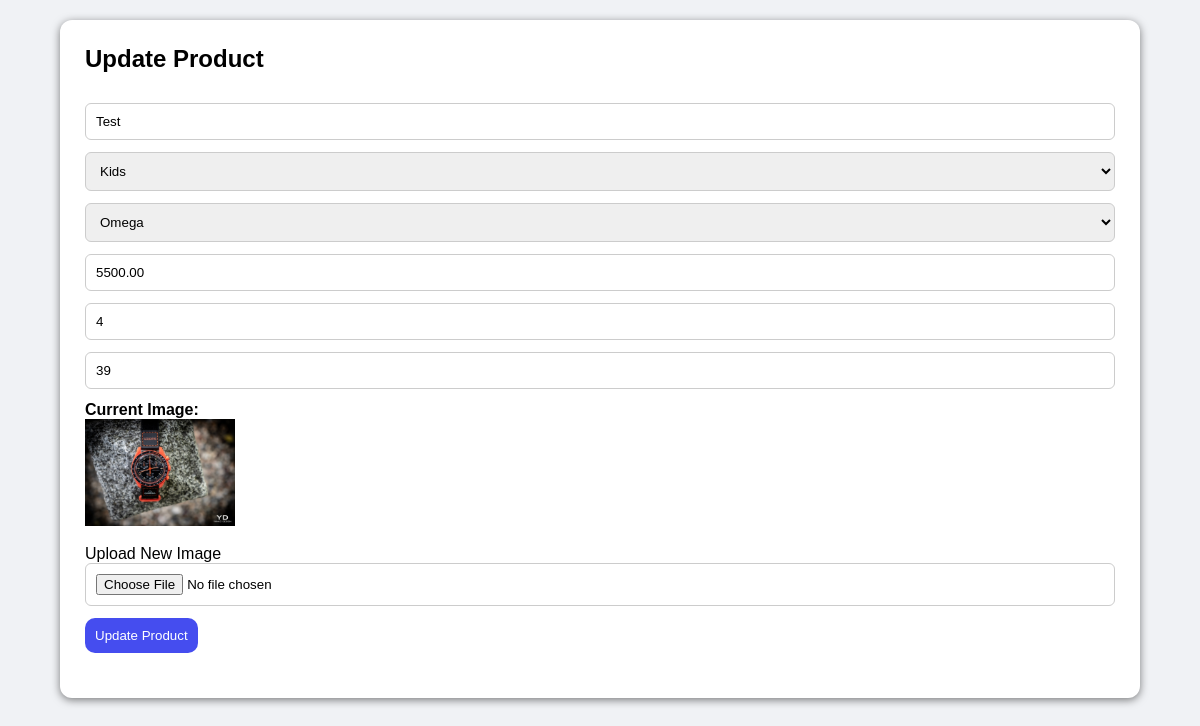
/update_product.php?id=0 (signed in), run on an earlier commit of the app's database.
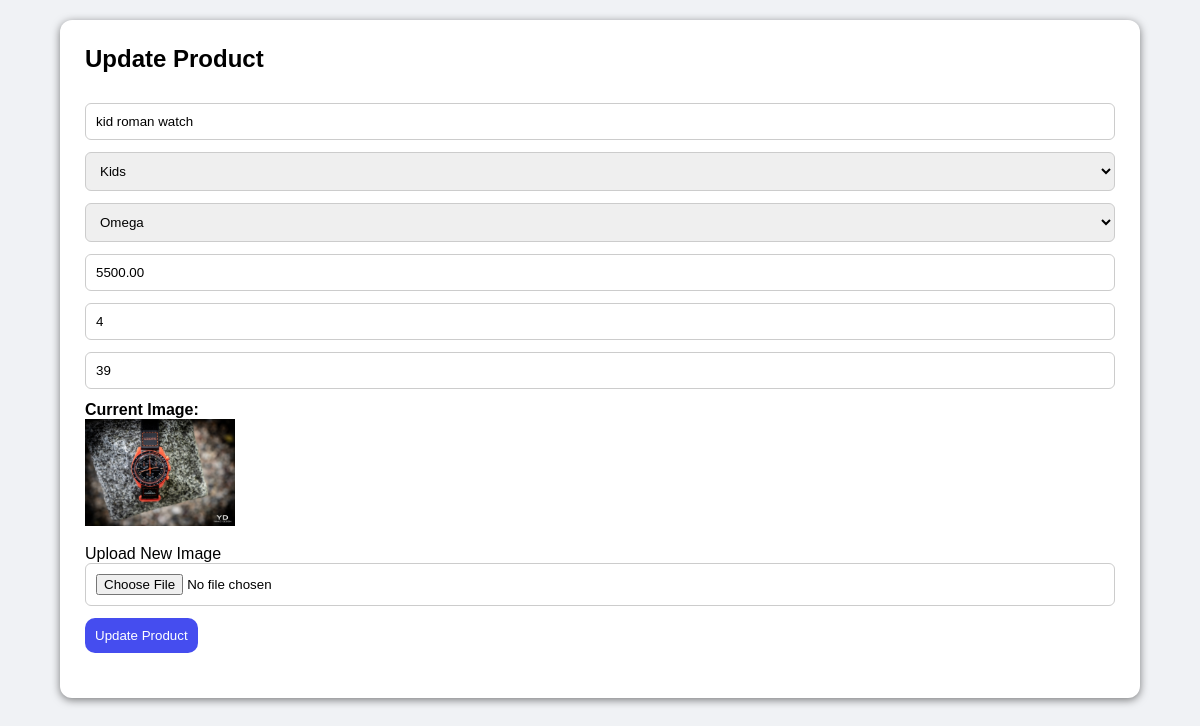
And on a later commit of the database.
### tables this page shows
CREATE TABLE `products` (
  `id` int(11) NOT NULL,
  `name` varchar(255) NOT NULL,
  `price` decimal(10,2) NOT NULL,
  `discount_percent` int(11) DEFAULT 0,
  `type` varchar(100) DEFAULT NULL,
  `brand` varchar(100) DEFAULT NULL,
  `image_path` varchar(255) DEFAULT NULL,
  `quantity` int(11) NOT NULL DEFAULT 0,
  `status` enum('active','inactive') NOT NULL DEFAULT 'active'
);

### update_product.php (the view, shortened to what this page needs)
<?php
include('auth.php');
$id = $_GET['id'];
$stmt = $conn->prepare("SELECT * FROM products WHERE id = ?");
$stmt->bind_param("i", $id);
$stmt->execute();
$product = $stmt->get_result()->fetch_assoc();
?>
<!DOCTYPE html>
<html>
<head>
  <link rel="stylesheet" href="./css/addedit.css">
</head>
<body>
<div class="form-container">
  <h2>Update Product</h2>
  <form method="post" enctype="multipart/form-data">
    <input name="name" type="text" value="<?= htmlspecialchars($product['name']) ?>" required>
    <select name="type" required>
      <?php foreach (['mens', 'womens', 'kids', 'boys', 'smart', 'couple'] as $type): ?>
        <option value="<?= $type ?>" <?= $product['type'] === $type ? 'selected' : '' ?>><?= ucfirst($type) ?></option>
      <?php endforeach; ?>
    </select>
    <select name="brand" required>
      <?php foreach (['rolex', 'omega', 'cartier', 'citizen'] as $brand): ?>
        <option value="<?= $brand ?>" <?= $product['brand'] === $brand ? 'selected' : '' ?>><?= ucfirst($brand) ?></option>
      <?php endforeach; ?>
    </select>
    <input name="price" type="number" step="0.01" value="<?= $product['price'] ?>" required>
    <input name="discount" type="number" value="<?= $product['discount_percent'] ?>" required>
    <input name="quantity" type="number" min="0" value="<?= $product['quantity'] ?>" required>
    <div style="margin-bottom: 15px;">
      <strong>Current Image:</strong><br>
      <?php if ($product['image_path']): ?>
        <img src="uploads/<?= $product['image_path'] ?>" alt="Product Image" width="150">
      <?php else: ?>
        <p>No image available.</p>
      <?php endif; ?>
    </div>
    <label class="upload-box">
      Upload New Image
      <input type="file" name="image" accept="image/*">
    </label>
    <button type="submit" class="btn">Update Product</button>
  </form>
</div>
</body>
</html>

What changed in the data, as far as the page shows it:
changed products "Kids": name "Test" → "kid roman watch"
